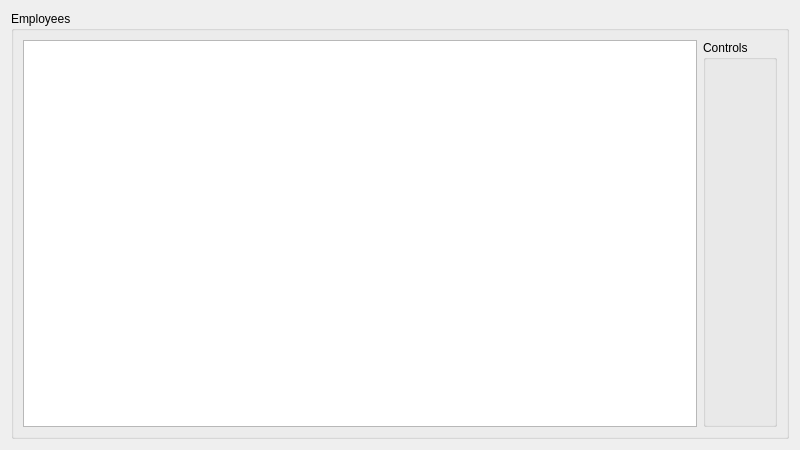
<?xml version="1.0" encoding="UTF-8"?>
<ui version="4.0">
 <class>EmployeesWindow</class>
 <widget class="QWidget" name="EmployeesWindow">
  <property name="geometry">
   <rect>
    <x>0</x>
    <y>0</y>
    <width>800</width>
    <height>450</height>
   </rect>
  </property>
  <property name="minimumSize">
   <size>
    <width>800</width>
    <height>450</height>
   </size>
  </property>
  <property name="windowTitle">
   <string>Employees</string>
  </property>
  <layout class="QHBoxLayout" name="horizontalLayout">
   <item>
    <widget class="QGroupBox" name="employees_gBox">
     <property name="title">
      <string>Employees</string>
     </property>
     <layout class="QHBoxLayout" name="horizontalLayout_2">
      <item>
       <widget class="QTableView" name="employees_tb">
        <property name="sortingEnabled">
         <bool>false</bool>
        </property>
       </widget>
      </item>
      <item>
       <widget class="QGroupBox" name="ctrls_gBox">
        <property name="title">
         <string>Controls</string>
        </property>
        <layout class="QVBoxLayout" name="verticalLayout_2">
         <item>
          <widget class="QPushButton" name="add_employee_btn">
           <property name="styleSheet">
            <string notr="true">border-radius: 20px;
border-width: 3px;</string>
           </property>
           <property name="text">
            <string/>
           </property>
           <property name="icon">
            <iconset resource="res.qrc">
             <normaloff>:/resources/img/add_btn_icon.png</normaloff>:/resources/img/add_btn_icon.png</iconset>
           </property>
           <property name="iconSize">
            <size>
             <width>64</width>
             <height>64</height>
            </size>
           </property>
          </widget>
         </item>
         <item>
          <spacer name="verticalSpacer">
           <property name="orientation">
            <enum>Qt::Vertical</enum>
           </property>
           <property name="sizeHint" stdset="0">
            <size>
             <width>20</width>
             <height>444</height>
            </size>
           </property>
          </spacer>
         </item>
         <item>
          <widget class="QPushButton" name="delete_employee_btn">
           <property name="styleSheet">
            <string notr="true">border-radius: 20px;
border-width: 3px;</string>
           </property>
           <property name="text">
            <string/>
           </property>
           <property name="icon">
            <iconset resource="res.qrc">
             <normaloff>:/resources/img/delete_btn_icon.png</normaloff>:/resources/img/delete_btn_icon.png</iconset>
           </property>
           <property name="iconSize">
            <size>
             <width>64</width>
             <height>64</height>
            </size>
           </property>
          </widget>
         </item>
        </layout>
       </widget>
      </item>
     </layout>
    </widget>
   </item>
  </layout>
 </widget>
 <resources>
  <include location="res.qrc"/>
 </resources>
 <connections/>
</ui>
